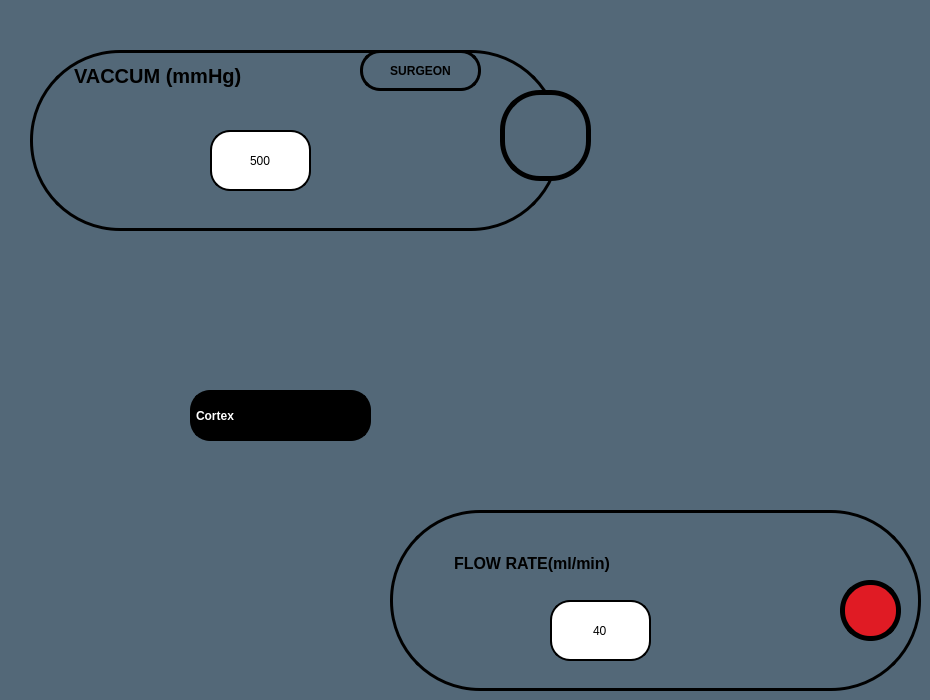
    <widget class="QWidget" name="tab_37">
     <property name="styleSheet">
      <string notr="true">background-color:rgb(83, 104, 120);</string>
     </property>
     <attribute name="title">
      <string>Page</string>
     </attribute>
     <widget class="QPushButton" name="ia1flowdown_but">
      <property name="geometry">
       <rect>
        <x>680</x>
        <y>590</y>
        <width>91</width>
        <height>61</height>
       </rect>
      </property>
      <property name="styleSheet">
       <string notr="true">image: url(:/images/down1.png);
background-color:transparent;
border:none;</string>
      </property>
      <property name="text">
       <string/>
      </property>
     </widget>
     <widget class="QLineEdit" name="lineEdit_67">
      <property name="geometry">
       <rect>
        <x>550</x>
        <y>600</y>
        <width>101</width>
        <height>61</height>
       </rect>
      </property>
      <property name="styleSheet">
       <string notr="true">font:20pt &quot;Ubuntu&quot;;
background-color: rgb(255,255,255);
border-radius:20px;border:2px solid black;</string>
      </property>
      <property name="text">
       <string>40</string>
      </property>
      <property name="alignment">
       <set>Qt::AlignCenter</set>
      </property>
     </widget>
     <widget class="QPushButton" name="ia1flowup_but">
      <property name="geometry">
       <rect>
        <x>430</x>
        <y>600</y>
        <width>91</width>
        <height>61</height>
       </rect>
      </property>
      <property name="styleSheet">
       <string notr="true">image: url(:/images/up1.png);
background-color:transparent;
border:none;</string>
      </property>
      <property name="text">
       <string/>
      </property>
     </widget>
     <widget class="QTextEdit" name="textEdit_53">
      <property name="geometry">
       <rect>
        <x>450</x>
        <y>550</y>
        <width>191</width>
        <height>41</height>
       </rect>
      </property>
      <property name="styleSheet">
       <string notr="true">background-color:transparent;
font: 15pt &quot;Ubuntu Condensed&quot;;
font:bold;
border:none;
</string>
      </property>
      <property name="html">
       <string>&lt;!DOCTYPE HTML PUBLIC &quot;-//W3C//DTD HTML 4.0//EN&quot; &quot;http://www.w3.org/TR/REC-html40/strict.dtd&quot;&gt;
&lt;html&gt;&lt;head&gt;&lt;meta name=&quot;qrichtext&quot; content=&quot;1&quot; /&gt;&lt;style type=&quot;text/css&quot;&gt;
p, li { white-space: pre-wrap; }
&lt;/style&gt;&lt;/head&gt;&lt;body style=&quot; font-family:'Ubuntu Condensed'; font-size:15pt; font-weight:600; font-style:normal;&quot;&gt;
&lt;p style=&quot; margin-top:0px; margin-bottom:0px; margin-left:0px; margin-right:0px; -qt-block-indent:0; text-indent:0px;&quot;&gt;&lt;span style=&quot; font-family:'Ubuntu'; font-size:12pt;&quot;&gt;FLOW RATE(ml/min)&lt;/span&gt;&lt;/p&gt;&lt;/body&gt;&lt;/html&gt;</string>
      </property>
     </widget>
     <widget class="QLabel" name="label_107">
      <property name="geometry">
       <rect>
        <x>30</x>
        <y>50</y>
        <width>531</width>
        <height>181</height>
       </rect>
      </property>
      <property name="styleSheet">
       <string notr="true">border-radius:90px;
border:3px solid black;</string>
      </property>
      <property name="text">
       <string/>
      </property>
     </widget>
     <widget class="QLabel" name="label_108">
      <property name="geometry">
       <rect>
        <x>390</x>
        <y>510</y>
        <width>531</width>
        <height>181</height>
       </rect>
      </property>
      <property name="styleSheet">
       <string notr="true">border-radius:90px;
border:3px solid black;</string>
      </property>
      <property name="text">
       <string/>
      </property>
     </widget>
     <widget class="QPushButton" name="ia1vacdown_but">
      <property name="geometry">
       <rect>
        <x>370</x>
        <y>130</y>
        <width>91</width>
        <height>61</height>
       </rect>
      </property>
      <property name="styleSheet">
       <string notr="true">image: url(:/images/down1.png);
background-color:transparent;
border:none;</string>
      </property>
      <property name="text">
       <string/>
      </property>
     </widget>
     <widget class="QTextEdit" name="textEdit_54">
      <property name="geometry">
       <rect>
        <x>70</x>
        <y>60</y>
        <width>271</width>
        <height>51</height>
       </rect>
      </property>
      <property name="styleSheet">
       <string notr="true">background-color:transparent;
font: 15pt &quot;Ubuntu Condensed&quot;;
font:bold;
border:none;
</string>
      </property>
      <property name="html">
       <string>&lt;!DOCTYPE HTML PUBLIC &quot;-//W3C//DTD HTML 4.0//EN&quot; &quot;http://www.w3.org/TR/REC-html40/strict.dtd&quot;&gt;
&lt;html&gt;&lt;head&gt;&lt;meta name=&quot;qrichtext&quot; content=&quot;1&quot; /&gt;&lt;style type=&quot;text/css&quot;&gt;
p, li { white-space: pre-wrap; }
&lt;/style&gt;&lt;/head&gt;&lt;body style=&quot; font-family:'Ubuntu Condensed'; font-size:15pt; font-weight:600; font-style:normal;&quot;&gt;
&lt;p style=&quot; margin-top:0px; margin-bottom:0px; margin-left:0px; margin-right:0px; -qt-block-indent:0; text-indent:0px;&quot;&gt;VACCUM (mmHg)&lt;/p&gt;&lt;/body&gt;&lt;/html&gt;</string>
      </property>
     </widget>
     <widget class="QPushButton" name="ia1vacup_but">
      <property name="geometry">
       <rect>
        <x>70</x>
        <y>130</y>
        <width>91</width>
        <height>61</height>
       </rect>
      </property>
      <property name="styleSheet">
       <string notr="true">image: url(:/images/up1.png);
background-color:transparent;
border:none;</string>
      </property>
      <property name="text">
       <string/>
      </property>
     </widget>
     <widget class="QLineEdit" name="lineEdit_68">
      <property name="geometry">
       <rect>
        <x>210</x>
        <y>130</y>
        <width>101</width>
        <height>61</height>
       </rect>
      </property>
      <property name="styleSheet">
       <string notr="true">font:20pt &quot;Ubuntu&quot;;
background-color: rgb(255,255,255);
border-radius:20px;border:2px solid black;</string>
      </property>
      <property name="text">
       <string>500</string>
      </property>
      <property name="alignment">
       <set>Qt::AlignCenter</set>
      </property>
     </widget>
     <widget class="QLabel" name="label_109">
      <property name="geometry">
       <rect>
        <x>500</x>
        <y>90</y>
        <width>91</width>
        <height>91</height>
       </rect>
      </property>
      <property name="styleSheet">
       <string notr="true">font:20pt &quot;Ubuntu&quot;;
border:5px solid black;
border-radius:40px;font-weight: bold;</string>
      </property>
      <property name="text">
       <string/>
      </property>
     </widget>
     <widget class="QPushButton" name="ia1mode">
      <property name="geometry">
       <rect>
        <x>360</x>
        <y>50</y>
        <width>121</width>
        <height>41</height>
       </rect>
      </property>
      <property name="styleSheet">
       <string notr="true">font:15pt &quot;Ubuntu&quot;;

border-radius:20px;
border:none;
font-weight: bold;
border:3px solid black;</string>
      </property>
      <property name="text">
       <string>SURGEON</string>
      </property>
     </widget>
     <widget class="QLabel" name="label_110">
      <property name="geometry">
       <rect>
        <x>190</x>
        <y>390</y>
        <width>181</width>
        <height>51</height>
       </rect>
      </property>
      <property name="styleSheet">
       <string notr="true">font:30pt &quot;Ubuntu&quot;;

border-radius:20px;

border:none;font-weight: bold;border:3px solid black;
background-color: rgb(0, 0, 0);
color: rgb(255, 255, 255);</string>
      </property>
      <property name="text">
       <string>Cortex</string>
      </property>
     </widget>
     <widget class="QPushButton" name="CI5_4">
      <property name="geometry">
       <rect>
        <x>840</x>
        <y>580</y>
        <width>61</width>
        <height>61</height>
       </rect>
      </property>
      <property name="styleSheet">
       <string notr="true">font:20pt &quot;Ubuntu&quot;;
background-color: rgb(224, 27, 36);
color: rgb(224, 27, 36);
image: url(:/images/ci.png);
border:5px solid black;
border-radius:30px;font-weight: bold;</string>
      </property>
      <property name="text">
       <string/>
      </property>
     </widget>
     <zorder>label_108</zorder>
     <zorder>lineEdit_67</zorder>
     <zorder>label_107</zorder>
     <zorder>ia1vacdown_but</zorder>
     <zorder>textEdit_54</zorder>
     <zorder>ia1vacup_but</zorder>
     <zorder>lineEdit_68</zorder>
     <zorder>label_109</zorder>
     <zorder>ia1mode</zorder>
     <zorder>label_110</zorder>
     <zorder>CI5_4</zorder>
     <zorder>ia1flowdown_but</zorder>
     <zorder>ia1flowup_but</zorder>
     <zorder>textEdit_53</zorder>
    </widget>
